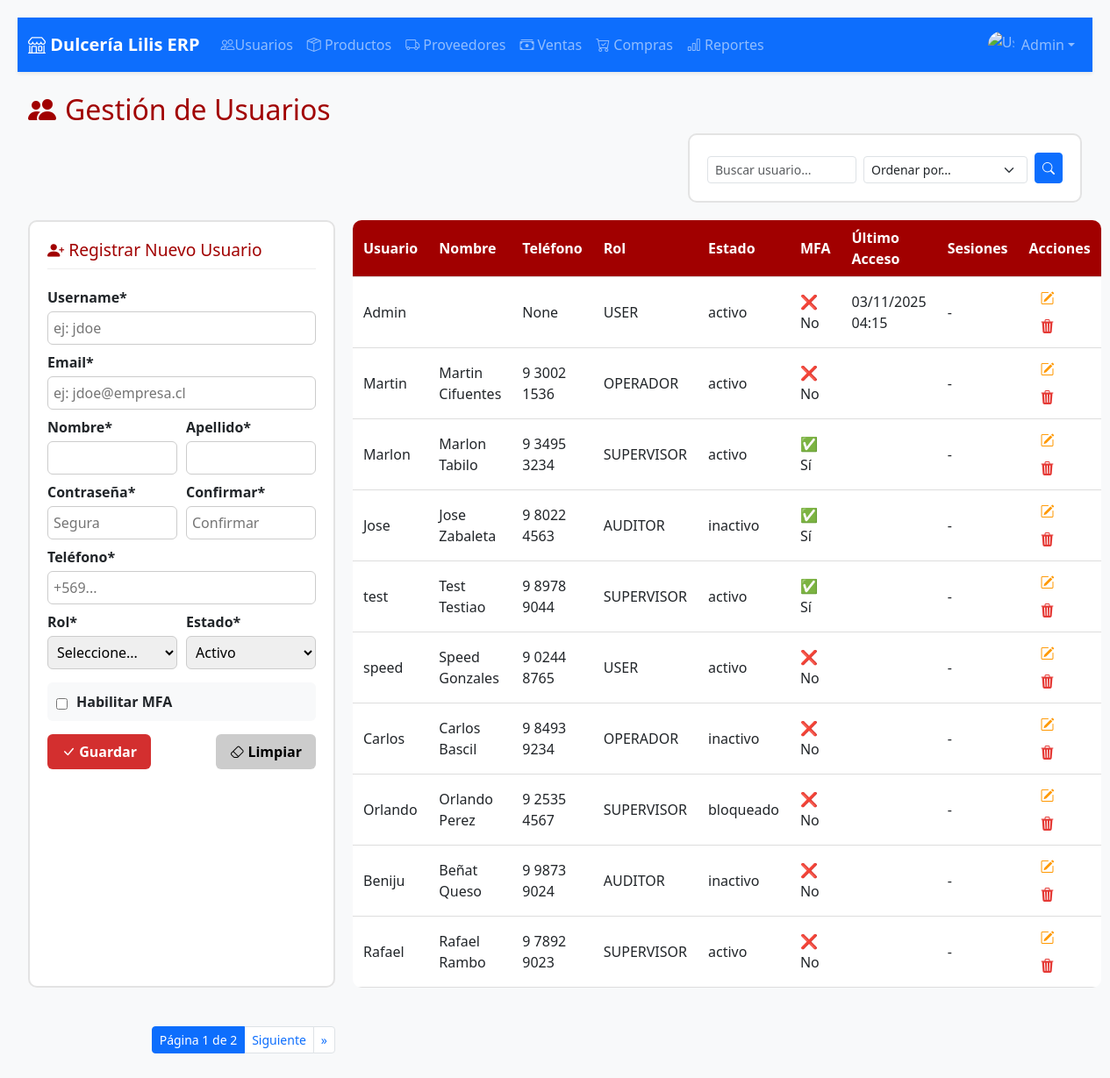
The app's page /users/ (signed in), older data.
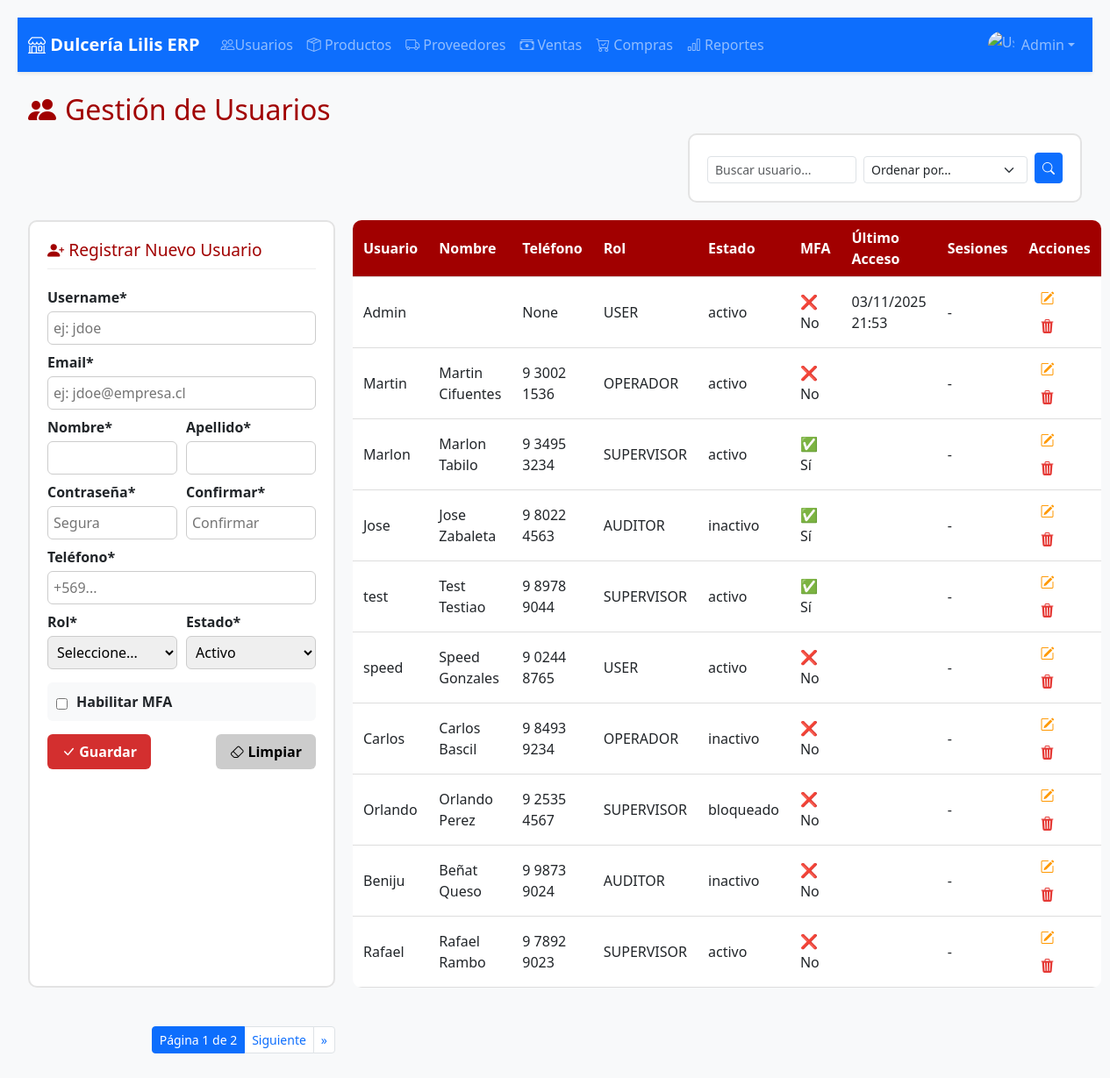
The same page, newer data.
### apps/users/models.py (models this page shows, shortened)
class Usuario(AbstractUser):
    ROLES = [
        ('ADMIN', 'Administrador'),
        ('USER', 'Usuario'),
        ('SUPERVISOR', 'Supervisor'),
        ('AUDITOR', 'Auditor'),
        ('OPERADOR', 'Operador'),
    ]
    ESTADOS = [
        ('activo', 'Activo'),
        ('inactivo', 'Inactivo'),
        ('bloqueado', 'Bloqueado'),
    ]
    telefono = models.CharField(max_length=20, blank=True, null=True)
    rol = models.CharField(max_length=20, choices=ROLES, default='USER')
    estado = models.CharField(max_length=20, choices=ESTADOS, default='activo')
    mfa_habilitado = models.BooleanField(default=False)

### apps/users/views.py (the view, shortened to what this page needs)
# urls.py: path('', views.gestion_usuarios, name='gestion_usuarios'),
@login_required
def gestion_usuarios(request):
    query = request.GET.get('q', '')
    sort_by = request.GET.get('sort', 'id') # Ordenar por ID por defecto
    valid_sort_fields = ['id', '-id', 'username', '-username', 'first_name', '-first_name', 'rol', '-rol']
    if sort_by not in valid_sort_fields:
        sort_by = 'id'
    usuarios_list = Usuario.objects.all().order_by(sort_by)
    paginator = Paginator(usuarios_list, 10) # 10 usuarios por página
    page_number = request.GET.get('page')
    page_obj = paginator.get_page(page_number)
    return render(request, 'usuarios/gestion_usuarios.html', {'page_obj': page_obj, 'query': query, 'sort_by': sort_by})

### apps/users/templates/usuarios/gestion_usuarios.html (shortened to what this page needs)
{% extends 'base.html' %}
{% load static %}
{% block content %}
<h2><i class="bi bi-people-fill"></i> Gestión de Usuarios</h2>
    <div class="d-flex justify-content-end align-items-center mb-3 gap-2">
        <form method="get" class="d-flex gap-2">
            <input type="text" name="q" class="form-control form-control-sm" placeholder="Buscar usuario..." value="{{ query }}">
            <select name="sort" class="form-select form-select-sm" onchange="this.form.submit()">
                <option value="id" {% if sort_by == 'id' %}selected{% endif %}>Ordenar por...</option>
            </select>
            <button type="submit" class="btn btn-sm btn-primary"><i class="bi bi-search"></i></button>
        </form>
    </div>
    <div class="contenedor">
        <form id="formUsuario" method="post" action="{% url 'crear_usuario' %}">
            <h3><i class="bi bi-person-plus-fill"></i> Registrar Nuevo Usuario</h3>
            <label>Username*</label>
            <input type="text" id="username" name="username" placeholder="ej: jdoe">
            <label>Email*</label>
            <input type="email" id="email" name="email" placeholder="ej: jdoe@empresa.cl">
            <div class="campo-doble">
                <div>
                    <label>Nombre*</label>
                    <input type="text" id="nombre" name="first_name">
                </div>
                <div>
                    <label>Apellido*</label>
                    <input type="text" id="apellido" name="last_name">
                </div>
            </div>
            <div class="campo-doble">
                <div>
                    <label>Contraseña*</label>
                    <input type="password" id="password" name="password" placeholder="Segura">
                </div>
                <div>
                    <label>Confirmar*</label>
                    <input type="password" id="password2" name="password2" placeholder="Confirmar">
                </div>
            </div>
            <label>Teléfono*</label>
            <input type="text" id="telefono" name="telefono" placeholder="+569...">
            <div class="campo-doble">
                <div>
                    <label>Rol*</label>
                    <select id="rol" name="rol">
                        <option value="">Seleccione...</option>
                    </select>
                </div>
                <div>
                    <label>Estado*</label>
                    <select id="estado" name="estado">
                        <option value="activo" selected>Activo</option>
                    </select>
                </div>
            </div>
            <div class="mfa-container">
                <input type="checkbox" id="mfa_habilitado" name="mfa_habilitado" style="width: auto; margin-right: 10px;">
                <label for="mfa_habilitado" style="margin-top: 0;">Habilitar MFA</label>
            </div>
            <div class="acciones">
                <button type="submit" class="guardar"><i class="bi bi-check-lg"></i> Guardar</button>
                <button type="button" id="btnLimpiar" class="limpiar"><i class="bi bi-eraser"></i> Limpiar</button>
            </div>
        </form>
        <table>
            <thead>
                <tr>
                    <th>Usuario</th>
                    <th>Nombre</th>
                    <th>Teléfono</th>
                    <th>Rol</th>
                    <th>Estado</th>
                    <th>MFA</th>
                    <th>Último Acceso</th>
                    <th>Sesiones</th>
                    <th>Acciones</th>
                </tr>
            </thead>
            <tbody>
                {% for usuario in page_obj.object_list %}
                <tr>
                    <td style="font-weight: 500;">{{ usuario.username }}</td>
                    <td>{{ usuario.first_name }} {{ usuario.last_name }}</td>
                    <td>{{ usuario.telefono }}</td>
                    <td>{{ usuario.rol }}</td>
                    <td>{{ usuario.estado }}</td>
                    <td>{% if usuario.mfa_habilitado %}✅ Sí{% else %}❌ No{% endif %}</td>
                    <td>{{ usuario.last_login|date:"d/m/Y H:i" }}</td>
                    <td>-</td>
                    <td>
                        <button class="btn-edit" onclick="editarUsuario('{{ usuario.id }}')" title="Editar"><i class="bi bi-pencil-square"></i></button>
                        <button class="btn-del" onclick="eliminarUsuario('{{ usuario.id }}')" title="Eliminar"><i class="bi bi-trash3-fill"></i></button>
                    </td>
                </tr>
                {% empty %}
                <tr><td colspan="9" style="text-align:center;">No hay usuarios registrados.</td></tr>
                {% endfor %}
            </tbody>
        </table>
        <nav aria-label="Paginación de usuarios" class="mt-4 d-flex justify-content-end">
            <ul class="pagination pagination-sm">
                <li class="page-item active" aria-current="page">
                    <span class="page-link">Página {{ page_obj.number }} de {{ page_obj.paginator.num_pages }}</span>
                </li>
                {% if page_obj.has_next %}
                    <li class="page-item"><a class="page-link" href="?page={{ page_obj.next_page_number }}&q={{ query }}&sort={{ sort_by }}">Siguiente</a></li>
                    <li class="page-item"><a class="page-link" href="?page={{ page_obj.paginator.num_pages }}&q={{ query }}&sort={{ sort_by }}">&raquo;</a></li>
                {% endif %}
            </ul>
        </nav>
    </div>
{% endblock %}

### templates/base.html (shortened to what this page needs)
{% load static %}
<!DOCTYPE html>
<html lang="es">
<head>
    <link href="https://cdn.jsdelivr.net/npm/bootstrap@5.3.3/dist/css/bootstrap.min.css" rel="stylesheet">
    <link href="https://cdn.jsdelivr.net/npm/bootstrap-icons@1.11.3/font/bootstrap-icons.css" rel="stylesheet">
    <link rel="stylesheet" href="{% static 'css/style.css' %}">
</head>
<body class="bg-light">
    {% include 'partials/navbar.html' %}
    <div class="container-fluid py-4">
        {% block content %}{% endblock %}
    </div>
</body>
</html>

### templates/partials/navbar.html (shortened to what this page needs)
{% load static %}
<nav class="navbar navbar-expand-lg navbar-dark bg-primary shadow-sm">
    <div class="container-fluid">
        <a class="navbar-brand fw-bold text-white" href="{% url 'dashboard' %}">
            <i class="bi bi-shop"></i> Dulcería Lilis ERP
        </a>
        <div class="collapse navbar-collapse" id="navbarERP">
            <ul class="navbar-nav me-auto mb-2 mb-lg-0">
                <li class="nav-item"><a class="nav-link" href="{% url 'gestion_usuarios' %}"><i
                            class="bi bi-people"></i>Usuarios</a></li>
                <li class="nav-item"><a class="nav-link" href="{% url 'products:list' %}"><i class="bi bi-box-seam"></i>
                        Productos</a></li>
                <li class="nav-item"><a class="nav-link" href="{% url 'suppliers:list' %}"><i class="bi bi-truck"></i>
                        Proveedores</a></li>
                <li class="nav-item"><a class="nav-link" href="{% url 'transactional:list' %}"><i
                            class="bi bi-cash-stack"></i> Ventas</a></li>
                <li class="nav-item"><a class="nav-link" href=""><i class="bi bi-cart-check"></i> Compras</a></li>
                <li class="nav-item"><a class="nav-link" href=""><i class="bi bi-bar-chart"></i> Reportes</a></li>
            </ul>
            <ul class="navbar-nav ms-auto">
                <li class="nav-item dropdown">
                    <a class="nav-link dropdown-toggle d-flex align-items-center" href="#" id="userDropdown"
                        role="button" data-bs-toggle="dropdown" aria-expanded="false">
                        <img src="{% static 'img/user.png' %}" class="rounded-circle me-2" width="30" height="30"
                            alt="User">
                        {{ request.user.username|default:"Invitado" }}
                    </a>
                </li>
            </ul>
        </div>
    </div>
</nav>

### apps/users/templates/usuarios/gestion_usuarios.html (style rules this page uses)
body { font-family: "Segoe UI", sans-serif; margin: 0; padding: 20px; }
h2 { color: #a10000; display: flex; align-items: center; gap: 10px; }
.contenedor { display: grid; grid-template-columns: 350px 1fr; gap: 20px; margin-top: 20px; }
form { background: #fff; border: 2px solid #e3e3e3; padding: 20px; border-radius: 10px; }
form h3 { font-size: 1.2em; color: #a10000; margin-top: 0; margin-bottom: 20px; border-bottom: 1px solid #eee; padding-bottom: 10px; }
.campo-doble { display: grid; grid-template-columns: 1fr 1fr; gap: 10px; }
.mfa-container { display: flex; align-items: center; margin-top: 15px; background-color: #f8f9fa; padding: 10px; border-radius: 6px; }
label { font-weight: bold; display: block; margin-top: 8px; }
input, select { width: 100%; padding: 6px; margin-top: 4px; border: 1px solid #ccc; border-radius: 6px; }
.acciones { margin-top: 15px; display: flex; justify-content: space-between; }
button { padding: 8px 16px; border: none; border-radius: 6px; cursor: pointer; font-weight: bold; }
.guardar { background: #d32f2f; color: white; }
.limpiar { background: #ccc; color: black; }
table { width: 100%; border-collapse: collapse; background: #fff; border-radius: 10px; overflow: hidden; }
th, td { padding: 8px 12px; text-align: left; border-bottom: 1px solid #ddd; }
th { background: #a10000; color: white; }
tbody td { vertical-align: middle; }
.btn-edit, .btn-del { border: none; padding: 4px 8px; cursor: pointer; background: none; font-size: 16px; margin: 0 5px; }
.btn-edit { color: #ff9800; }
.btn-del { color: #e53935; }

Row changes from the older to the newer data that the page shows:
changed Usuario "Admin": last_login "03/11/2025 04:15" → "03/11/2025 21:53"
